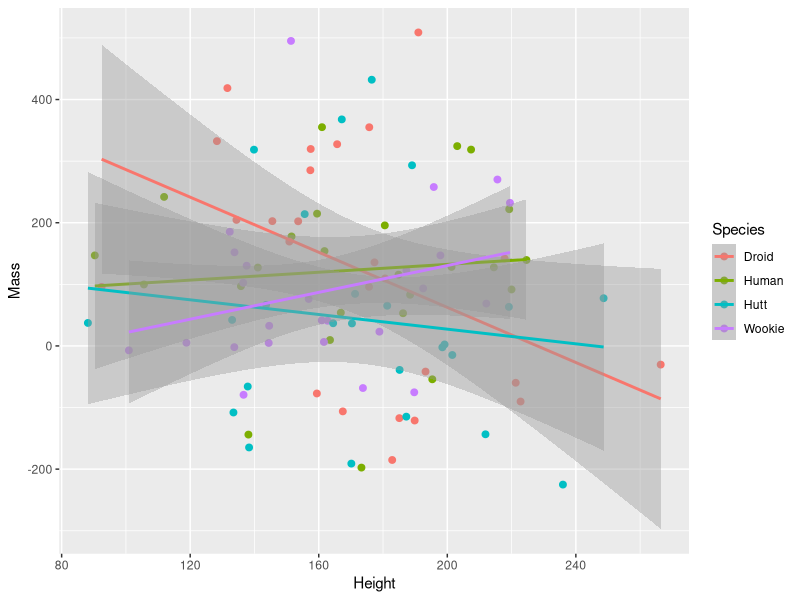

This figure's R source:
## ---- chunk 1
library(tidyverse)
Height <- rnorm(100, mean = 174.36, sd = 34.77)
Mass <- rnorm(100, mean = 97.31, sd = 169.46)
## These values came from the starwars dataset
Species <- rep(c("Human", "Droid", "Wookie", "Hutt"), each = 25)

Data <- data.frame(Species, Height, Mass)

MassHeight <- lm(Height ~ Mass, data=Data)
summary(MassHeight)

MHgraph <- ggplot(data=Data, aes(x=Height, y=Mass, color=Species)) +
  geom_point(size=2) +
  stat_smooth(method="lm")

MHgraph

## I assigned species randomly so there is no relationship. 
